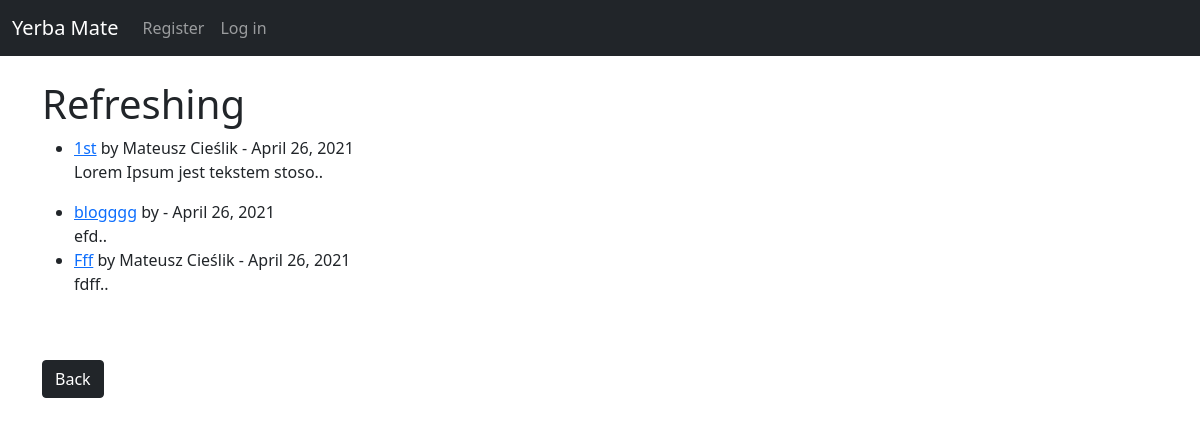
The app's page /category/refreshing/ with its own data.
### yerbata/models.py (models this page shows, shortened)
class Post(models.Model):
    title = models.CharField(max_length=255)
    title_tag = models.CharField(max_length=255, default="Yerba Mate")
    author = models.ForeignKey(User, on_delete=models.CASCADE)
    body = models.TextField()
    post_date = models.DateField(auto_now_add=True)
    category = models.CharField(max_length=255, default='Tea')

### yerbata/views.py (the view)
# urls.py: path('category/<str:cats>/', CategoryView, name='category'),
def CategoryView(request, cats):
    category_posts = Post.objects.filter(category=cats)
    return render(request, 'categories.html', {'cats': cats.title(), 'category_posts': category_posts})

### yerbata/templates/categories.html (shortened to what this page needs)
{% extends 'base.html' %}
{% block content %}
{% if category_posts %}
    <h1>{{cats}}</h1>
    <ul>
    {% for post in category_posts %}
            <li><a href="{% url 'article-detail' post.pk %}">{{ post.title }}</a>  by {{ post.author.first_name }} {{ post.author.last_name }} - {{ post.post_date }} <br/>{{ post.body|slice:":50"|safe }}..</li>
    {% endfor%}
    </ul>
{% else %}
    <h2>Sorry this page doesn't exist..</h2>
{% endif %}
    <br/><br/>
    <a href="{% url 'home' %}" class = "btn btn-dark">Back</a>
{% endblock %}

### records on screen
Post: title "1st", author.first_name "Mateusz", author.last_name "Cieślik", post_date "April 26, 2021", body "Lorem Ipsum jest tekstem stoso"
Post: title "blogggg", post_date "April 26, 2021", body "efd"
Post: title "Fff", author.first_name "Mateusz", author.last_name "Cieślik", post_date "April 26, 2021", body "fdff"

### other values on screen
{{ cats }} "Refreshing"
